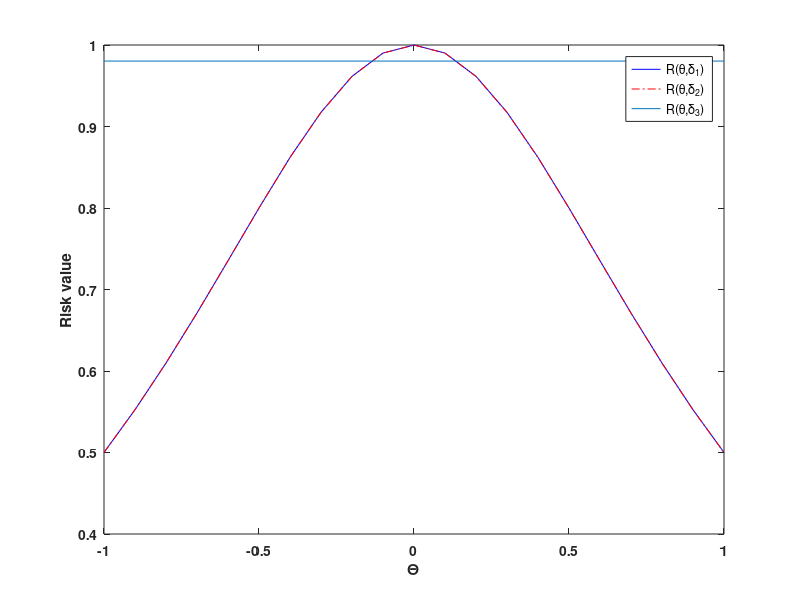
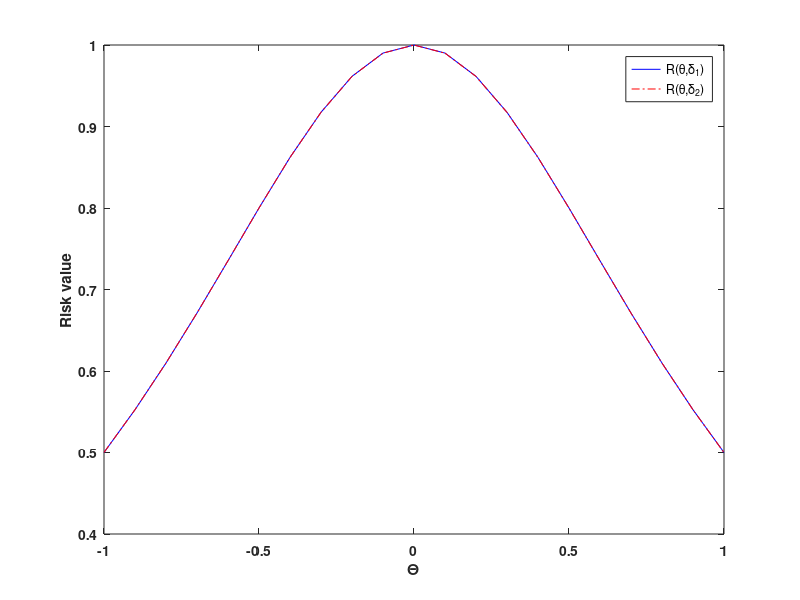
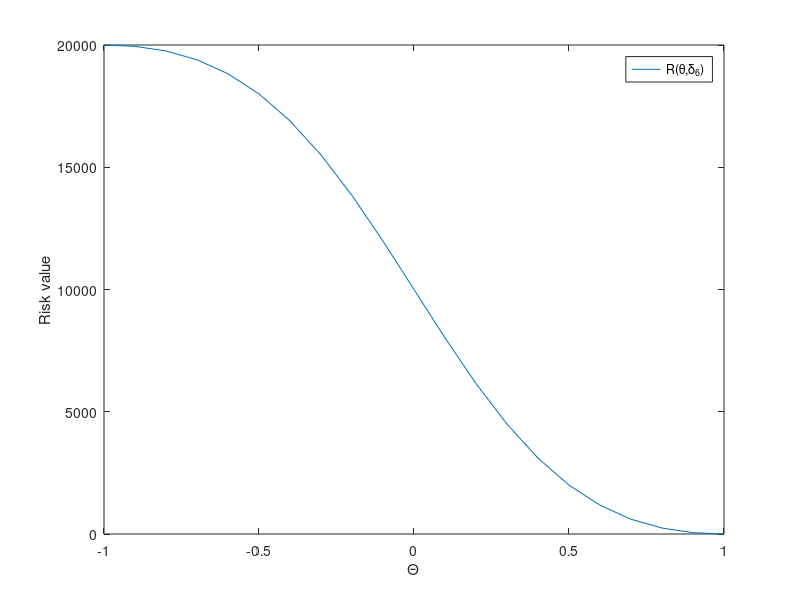

Source code (MATLAB) for these figures, in order:
clear; close all;
%% 1e
theta_n = linspace( -1, 1, 21);
n = 10000;
R1_n = 1./n./(theta_n.^2 + 1)*n;
R2_n = n./(1 + theta_n.^2).*(theta_n.^2 /(n+1)^2 - 2*theta_n/(n+1)^2 + 1/(n+1));
R3_n = 1./(1+sqrt(n))^2*n*ones(size(theta_n));
figure;
plot( theta_n, R1_n, "b-" );
hold on;
plot( theta_n, R2_n, "r-." );
plot( theta_n, R3_n );
set(gca, "fontweight","bold");
ylabel('Risk value'); xlabel('\Theta');
legend('R(\theta,\delta_1)','R(\theta,\delta_2)','R(\theta,\delta_3)','Location','Best');
hold off;
R6_n = (theta_n - 1).^2./(theta_n.^2 + 1)*n;
figure;

plot( theta_n, R1_n, "b-" );
hold on;
plot( theta_n, R2_n, "r-." );
set(gca, "fontweight","bold");
ylabel('Risk value'); xlabel('\Theta');
legend('R(\theta,\delta_1)','R(\theta,\delta_2)','Location','Best');
hold off;
figure;
plot( theta_n, R6_n );
ylabel('Risk value'); xlabel('\Theta');
legend('R(\theta,\delta_6)','Location','Best');

